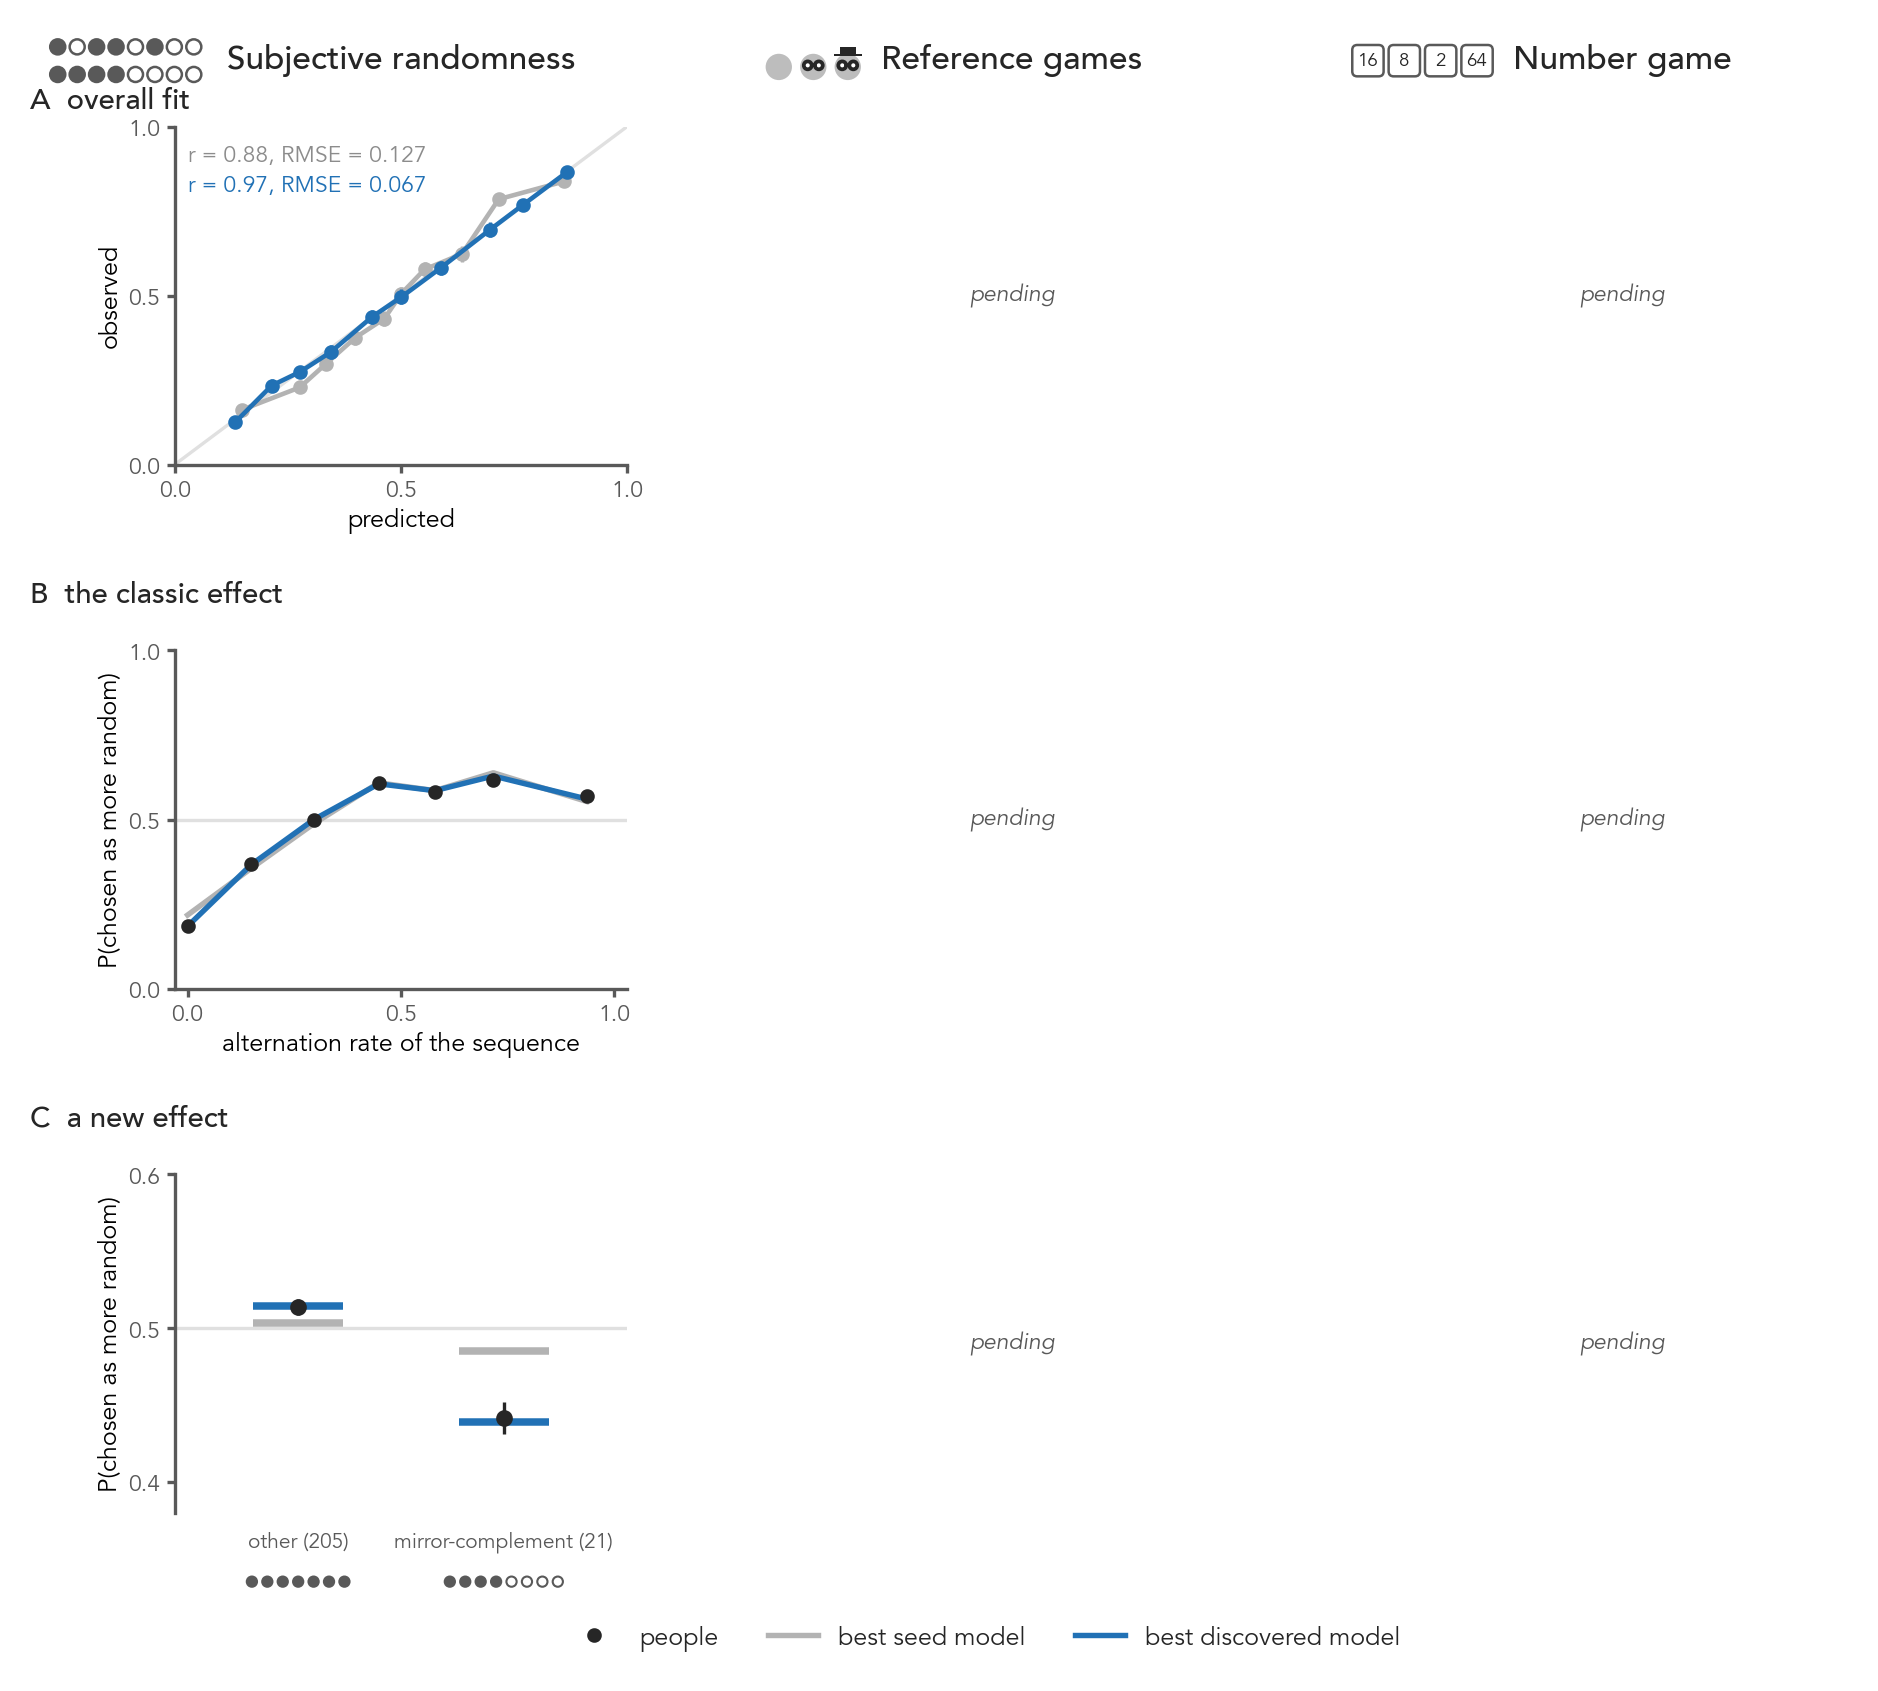

This chart was generated by the following Python code:
"""Draft of the restyled Figure 3 (throwaway): per domain, (A) calibration, (B) a behavioural
signature, (C) the conditions where the discovered model gains most over the best seed.

Run: uv run python -m data.paper.work.fig3_draft.fig3_draft
"""
import json

import matplotlib

matplotlib.use("Agg")
import matplotlib.pyplot as plt  # noqa: E402
import numpy as np  # noqa: E402
from matplotlib.lines import Line2D  # noqa: E402
from matplotlib.patches import Circle  # noqa: E402
from pyprojroot import here  # noqa: E402

from data.paper.work.fig2_draft.fig2_draft import INK, INK_2, TITLE_FONT, setup_style  # noqa: E402
from data.paper.work.icons.icons import STIMULI  # noqa: E402

OUT = here() / "data" / "paper" / "work" / "fig3_draft"
SEED, BEST, HUMAN = "#b3b3b3", "#2171b5", INK  # best seed, best discovered model, human data
TITLES = {"subjective_randomness": "Subjective randomness", "rsa": "Reference games", "number_game": "Number game"}
SMALL = 5.5


def binned(x, y, w, edges):
    """Weighted mean of y (and its binomial 95% CI over the bin's trials) in bins of x."""
    out = []
    for lo, hi in zip(edges[:-1], edges[1:]):
        m = (x >= lo) & (x < hi) if hi < edges[-1] else (x >= lo) & (x <= hi)
        if w[m].sum() == 0:
            continue
        mean = np.average(y[m], weights=w[m])
        out.append((np.average(x[m], weights=w[m]), mean, 1.96 * np.sqrt(mean * (1 - mean) / w[m].sum())))
    return np.array(out)


def weighted_r_rmse(o, p, n):
    w = n / n.sum()
    mo, mp = (w * o).sum(), (w * p).sum()
    r = (w * (o - mo) * (p - mp)).sum() / np.sqrt((w * (o - mo) ** 2).sum() * (w * (p - mp) ** 2).sum())
    return r, np.sqrt((w * (o - p) ** 2).sum())


def _axes_style(ax):
    ax.tick_params(labelsize=SMALL, length=2, pad=1.5)


# --- row A: calibration --------------------------------------------------------

def calibration(ax, o, n, preds):
    """Observed against predicted, conditions binned by each model's predicted P (deciles)."""
    ax.plot([0, 1], [0, 1], color="#e0e0e0", lw=0.8, zorder=0)
    for k, (name, p, color) in enumerate(preds):
        edges = np.quantile(p, np.linspace(0, 1, 11))
        b = binned(p, o, n, edges)
        ax.errorbar(b[:, 0], b[:, 1], yerr=b[:, 2], color=color, lw=1.1, marker="o", ms=2.5, elinewidth=0.8,
                    capsize=0, zorder=2 + k)
        r, rmse = weighted_r_rmse(o, p, n)
        ax.text(0.03, 0.95 - 0.09 * k, f"r = {r:.2f}, RMSE = {rmse:.3f}", transform=ax.transAxes, fontsize=SMALL,
                color=color if color != SEED else "#8c8c8c", va="top")
    ax.set_xlim(0, 1); ax.set_ylim(0, 1)
    ax.set_xticks([0, 0.5, 1]); ax.set_yticks([0, 0.5, 1])
    ax.set_xlabel("predicted", fontsize=SMALL + 0.5, labelpad=1)
    _axes_style(ax)


# --- subjective randomness -------------------------------------------------------

def alternation(seq):
    return sum(a != b for a, b in zip(seq, seq[1:])) / (len(seq) - 1)


def _per_sequence(rows):
    """Each sequence's trials and its chance of being chosen as more random, observed and
    under each model, over every pair it appeared in."""
    per = {}
    for r in rows:
        for seq, first in ((r["pair"][0], True), (r["pair"][1], False)):
            d = per.setdefault(seq, {"n": 0, "observed": 0, "best_seed": 0, "best_model": 0})
            d["n"] += r["n"]
            for k in ("observed", "best_seed", "best_model"):
                d[k] += r["n"] * (r[k] if first else 1 - r[k])
    return {seq: {k: (v / d["n"] if k != "n" else v) for k, v in d.items()} for seq, d in per.items()}


def symmetry(seq):
    if seq == seq[::-1].translate(str.maketrans("HT", "TH")):
        return "mirror-complement"
    if seq == seq[::-1]:
        return "palindrome"
    return "other"


def sr_classic(ax, rows):
    """The domain's classic effect, fixed in advance: over-alternation (Falk & Konold, 1997), sequences
    that switch a little more often than a fair coin look most random. Each sequence's chance of being
    chosen, binned by its alternation rate."""
    per = _per_sequence(rows)
    seqs = list(per)
    alt = np.array([alternation(q) for q in seqs])
    n = np.array([per[q]["n"] for q in seqs], float)
    edges = np.linspace(0, 1, 8)
    for key, color in (("best_seed", SEED), ("best_model", BEST)):
        b = binned(alt, np.array([per[q][key] for q in seqs]), n, edges)
        ax.plot(b[:, 0], b[:, 1], color=color, lw=1.3, zorder=2)
    b = binned(alt, np.array([per[q]["observed"] for q in seqs]), n, edges)
    ax.errorbar(b[:, 0], b[:, 1], yerr=b[:, 2], fmt="o", color=HUMAN, ms=2.5, elinewidth=0.8, capsize=0, zorder=3)
    ax.axhline(0.5, color="#e0e0e0", lw=0.8, zorder=0)
    ax.set_xlim(-0.03, 1.03); ax.set_ylim(0, 1)
    ax.set_xticks([0, 0.5, 1]); ax.set_yticks([0, 0.5, 1])
    ax.set_xlabel("alternation rate of the sequence", fontsize=SMALL + 0.5, labelpad=1)
    ax.set_ylabel("P(chosen as more random)", fontsize=SMALL + 0.5, labelpad=1)
    _axes_style(ax)


def sr_new(ax, rows):
    """The effect only the discovered model captures: the stimulus feature that best carries its
    improvement over the seed (`regret.rank_features` over `regret.SR_FEATURES`), sequences grouped by
    it. People: points with 95% CIs; the models: ticks. Under each group, the sequence where the
    discovered model gains most."""
    from data.paper.work.fig3_draft.regret import SR_FEATURES, rank_features
    per = _per_sequence(rows)
    items = [{"seq": q, **d} for q, d in per.items()]
    top = rank_features(items, lambda i: i["seq"], SR_FEATURES)[0]
    if not top["binary"]:
        raise NotImplementedError(f"the top feature {top['feature']!r} is not yes/no: bin it")
    f = SR_FEATURES[top["feature"]]
    groups = (("other", 0.0), (top["feature"], 1.0))
    lo, hi = 0.38, 0.6
    for i, (label, value) in enumerate(groups):
        members = [it for it in items if f(it["seq"]) == value]
        n = np.array([it["n"] for it in members], float)
        mean = {k: np.average([it[k] for it in members], weights=n) for k in ("observed", "best_seed", "best_model")}
        ci = 1.96 * np.sqrt(mean["observed"] * (1 - mean["observed"]) / n.sum())
        ax.plot([i - 0.22, i + 0.22], [mean["best_seed"]] * 2, color=SEED, lw=1.8, zorder=2, solid_capstyle="butt")
        ax.plot([i - 0.22, i + 0.22], [mean["best_model"]] * 2, color=BEST, lw=1.8, zorder=3, solid_capstyle="butt")
        ax.errorbar(i, mean["observed"], yerr=ci, fmt="o", color=HUMAN, ms=3, elinewidth=0.8, capsize=0, zorder=4)
        ax.text(i, lo - 0.012, f"{label} ({len(members)})", ha="center", va="top", fontsize=SMALL - 0.5, color=INK_2)
        # the group's example: the sequence where the discovered model gains most over the seed
        example = max(members, key=lambda it: _loglik(it["observed"], it["best_model"], it["n"])
                      - _loglik(it["observed"], it["best_seed"], it["n"]))["seq"]
        step = 0.075
        _coins(ax, i - step * (len(example) - 1) / 2, lo - 0.045, example, step, size=6)
    ax.axhline(0.5, color="#e0e0e0", lw=0.8, zorder=0)
    ax.set_xlim(-0.6, len(groups) - 0.4); ax.set_ylim(lo, hi)
    ax.set_xticks([]); ax.set_yticks([0.4, 0.5, 0.6])
    ax.spines["bottom"].set_visible(False)
    ax.set_ylabel("P(chosen as more random)", fontsize=SMALL + 0.5, labelpad=1)
    _axes_style(ax)


def _loglik(o, p, n):
    p = np.clip(p, 1e-6, 1 - 1e-6)
    return n * (o * np.log(p) + (1 - o) * np.log(1 - p))


def _coins(ax, x0, y, seq, step, size=9):
    """A coin sequence as round markers (heads filled), so it stays round in any axes."""
    xs = x0 + step * np.arange(len(seq))
    ax.scatter(xs, [y] * len(seq), s=size, marker="o", linewidths=0.5, edgecolors=INK_2, clip_on=False,
               facecolors=[INK_2 if c == "H" else "white" for c in seq], zorder=3)


def sr_examples(ax, rows, k=3):
    """The k pairs where the discovered model's log-likelihood gains most over the seed's:
    each drawn, with P(choose the top sequence) observed and under each model."""
    gain = [_loglik(r["observed"], r["best_model"], r["n"]) - _loglik(r["observed"], r["best_seed"], r["n"])
            for r in rows]
    top = [rows[i] for i in np.argsort(gain)[::-1][:k]]
    ax.set_xlim(0, k); ax.set_ylim(0, 1)
    ax.axis("off")
    for j, r in enumerate(top):
        x = j + 0.5
        a, b = r["pair"]
        step = 0.075
        width = (max(len(a), len(b)) - 1) * step
        _coins(ax, x - width / 2, 0.95, a, step)
        _coins(ax, x - width / 2, 0.86, b, step)
        for i, (key, color) in enumerate((("observed", HUMAN), ("best_seed", SEED), ("best_model", BEST))):
            bx = x - 0.22 + i * 0.22
            ax.bar(bx, r[key] * 0.62, width=0.16, bottom=0.08, color=color)
        ax.plot([x - 0.36, x + 0.36], [0.08, 0.08], color=INK_2, lw=0.6)
        ax.plot([x - 0.36, x + 0.36], [0.08 + 0.31, 0.08 + 0.31], color="#e0e0e0", lw=0.6, zorder=0)
    ax.text(0, 0.0, "P(top sequence chosen)", fontsize=SMALL, color=INK_2, va="top")


# --- figure ----------------------------------------------------------------------

def pending(ax):
    ax.axis("off")
    ax.text(0.5, 0.5, "pending", transform=ax.transAxes, ha="center", va="center", fontsize=SMALL,
            color=INK_2, style="italic")


def main():
    setup_style()
    sr = json.loads((here() / "data/paper/figure_data/subjective_randomness.json").read_text())["conditions"]
    fig, axes = plt.subplots(3, 3, figsize=(7.2, 6.0), gridspec_kw={"hspace": 0.55, "wspace": 0.35,
                                                                     "height_ratios": [1, 1, 1]})
    o, n = np.array([r["observed"] for r in sr]), np.array([r["n"] for r in sr], float)
    calibration(axes[0, 0], o, n, (("best seed", np.array([r["best_seed"] for r in sr]), SEED),
                                   ("discovered", np.array([r["best_model"] for r in sr]), BEST)))
    axes[0, 0].set_ylabel("observed", fontsize=SMALL + 0.5, labelpad=1)
    sr_classic(axes[1, 0], sr)
    sr_new(axes[2, 0], sr)
    for col in (1, 2):
        for row in range(3):
            pending(axes[row, col])
    for col, d in enumerate(TITLES):
        axes[0, col].set_title(TITLES[d], fontdict=TITLE_FONT, pad=14)
    for row, label in enumerate(("A  overall fit", "B  the classic effect", "C  a new effect")):
        axes[row, 0].text(-0.32, 1.12 if row else 1.03, label, transform=axes[row, 0].transAxes, fontdict=TITLE_FONT, va="bottom")
    key = [Line2D([], [], color=HUMAN, marker="o", ms=2.5, lw=0, label="people"),
           Line2D([], [], color=SEED, lw=1.3, label="best seed model"),
           Line2D([], [], color=BEST, lw=1.3, label="best discovered model")]
    fig.legend(handles=key, loc="upper center", ncol=3, frameon=False, fontsize=SMALL + 0.5,
               bbox_to_anchor=(0.5, 0.06))
    # the stimulus icons, left of the titles
    fig.canvas.draw()
    to_fig = fig.transFigure.inverted()
    for col, d in enumerate(TITLES):
        box = axes[0, col].title.get_window_extent()
        (x0, y0), (x1, y1) = to_fig.transform((box.x0, box.y0)), to_fig.transform((box.x1, box.y1))
        draw, aspect = STIMULI[d]
        h = 1.9 * (y1 - y0)
        w = h * aspect * fig.get_figheight() / fig.get_figwidth()
        draw(fig.add_axes((x0 - w - 0.008, (y0 + y1) / 2 - h / 2, w, h)))
    for ext in ("png", "pdf"):
        fig.savefig(OUT / f"fig3_draft.{ext}", dpi=300, bbox_inches="tight")


if __name__ == "__main__":
    main()
